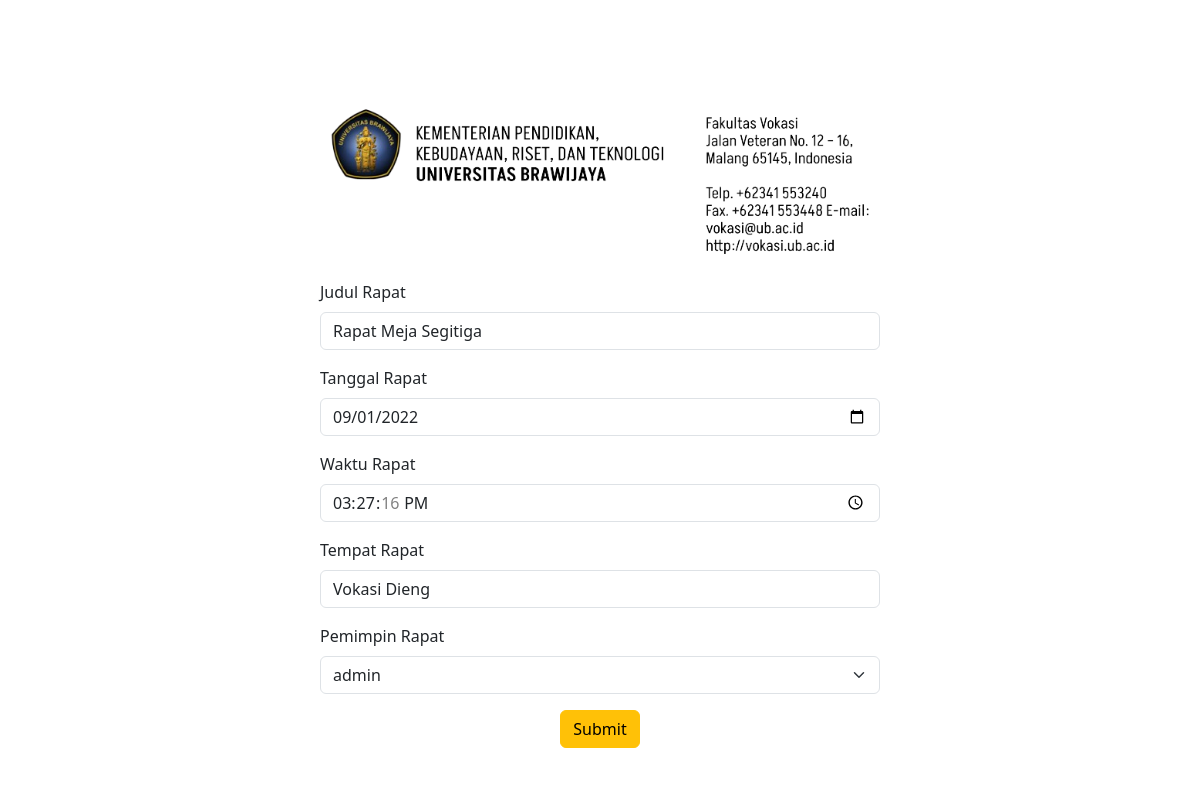
Screenshot of /backend/edit_agenda.php?id=2 with the database file from the repository.
### tables this page shows
CREATE TABLE `agenda` (
  `id_rapat` int(11) NOT NULL,
  `judul_rapat` varchar(255) NOT NULL,
  `tanggal` date NOT NULL,
  `waktu` time NOT NULL,
  `pimpinan_rapat` varchar(255) NOT NULL,
  `tempat` varchar(255) NOT NULL,
  `hasil_rapat` text NOT NULL,
  `undangan_data` mediumblob DEFAULT NULL,
  `dokumentasi_data` mediumblob DEFAULT NULL,
  `presensi_data` mediumblob DEFAULT NULL
);

### backend/edit_agenda.php (the view, shortened to what this page needs)
<?php
include '../backend/koneksi.php';
if ($_SERVER["REQUEST_METHOD"] == "GET") {
    if (isset($_GET["id"])) {
        $id_rapat = $_GET["id"];
        $query = "SELECT * FROM agenda WHERE id_rapat = $id_rapat";
        $result = mysqli_query($koneksi, $query);
        if ($result) {
            $row = mysqli_fetch_assoc($result);
        } else {
            echo "Error: " . mysqli_error($koneksi);
            exit();
        }
    } else {
        echo "Agenda ID not provided.";
        exit();
    }
} else {
    echo "Invalid request method.";
    exit();
}
?>
<!DOCTYPE html>
<html lang="en">
<head>
    <link rel="stylesheet" href="https://cdn.jsdelivr.net/npm/bootstrap@5.3.0/dist/css/bootstrap.min.css">
</head>
<body>
<div class="container mt-5">
    <form method="post" action="../backend/update_agenda.php">
        <div class="logo-container">
            <img src="../assets/img/kopsurat-removebg-preview.png" alt="Kopsurat Logo" class="kopsurat-logo">
        </div>
        <div class="mb-3">
            <label for="judulRapat" class="form-label">Judul Rapat</label>
            <input type="text" class="form-control" id="judulRapat" name="judul_rapat" value="<?php echo $row['judul_rapat']; ?>" required>
        </div>
        <div class="mb-3">
            <label for="tanggalRapat" class="form-label">Tanggal Rapat</label>
            <input type="date" class="form-control" id="tanggalRapat" name="tanggal" value="<?php echo $row['tanggal']; ?>" required>
        </div>
        <div class="mb-3">
            <label for="waktuRapat" class="form-label">Waktu Rapat</label>
            <input type="time" class="form-control" id="waktuRapat" name="waktu" value="<?php echo $row['waktu']; ?>" required>
        </div>
        <div class="mb-3">
            <label for="tempatRapat" class="form-label">Tempat Rapat</label>
            <input type="text" class="form-control" id="tempatRapat" name="tempat" value="<?php echo $row['tempat']; ?>" required>
        </div>
        <div class="mb-3">
    <label for="pemimpinRapat" class="form-label">Pemimpin Rapat</label>
    <select class="form-select" id="pemimpinRapat" name="pimpinan_rapat" value="<?php echo $row['pimpinan_rapat']; ?>" required>
        <?php
        include('../backend/koneksi.php');
        $sql = "SELECT * FROM user";
        $result = $koneksi->query($sql);
        if ($result->num_rows > 0) {
            while ($row = $result->fetch_assoc()) {
                echo "<option value='" . $row['nama'] . "'>" . $row['nama'] . "</option>";
            }
        } else {
            echo "<option value='' disabled>No users found</option>";
        }
        ?>
    </select>
</div>
            <center> <button type="submit" class="btn btn-warning" >Submit</button> </center>
    </form>
</div>
</body>
</html>

### backend/edit_agenda.php (style rules this page uses)
body { display: flex; min-height: 100vh; align-items: center; justify-content: center; margin: 0; background: url('../assets/img/bg.png') center center/cover no-repeat; }
form { max-width: 600px; margin: auto; background-color: rgba(255, 255, 255, 0.8); padding: 20px; border-radius: 10px; }
.logo-container { text-align: center; margin-bottom: 20px; }
.kopsurat-logo { width: 550%; max-width: 560px; border-radius: 10px; }

### rows the page displays
agenda: judul_rapat "Rapat Meja Segitiga", tanggal "09/01/2022", waktu "15:27:16", tempat "Vokasi Dieng"

### other values shown
form field pimpinan_rapat "admin"
